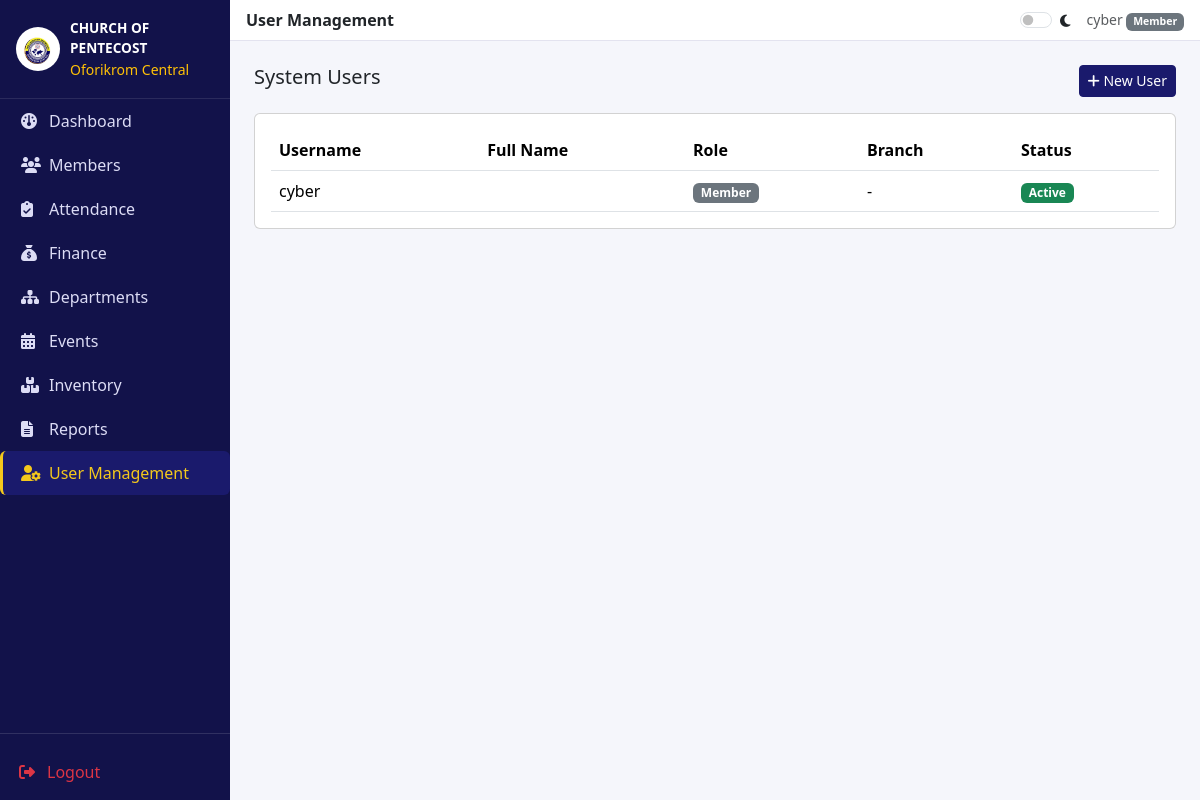
Screenshot of /accounts/users/ (signed in) with the database file from the repository.
### backend/accounts/models.py (models this page shows, shortened)
class User(AbstractUser):
    class Role(models.TextChoices):
        ADMIN = "ADMIN", "Administrator"
        PASTOR = "PASTOR", "Pastor"
        SECRETARY = "SECRETARY", "Secretary"
        FINANCE_OFFICER = "FINANCE_OFFICER", "Finance Officer"
        MEMBER = "MEMBER", "Member"
    role = models.CharField(max_length=20, choices=Role.choices, default=Role.MEMBER)
    branch = models.ForeignKey(Branch, on_delete=models.SET_NULL, null=True, blank=True, related_name="users")
    phone_number = models.CharField(max_length=20, blank=True)
    profile_photo = models.ImageField(upload_to="profile_photos/", blank=True, null=True)
    dark_mode_enabled = models.BooleanField(default=False)
    def is_admin(self):
        return self.role == self.Role.ADMIN or self.is_superuser

### backend/accounts/views.py (the view)
# urls.py: path('users/', views.manage_users, name='manage_users'),
@admin_required
def manage_users(request):
    from .models import User
    users = User.objects.all().order_by("role", "username")
    return render(request, "accounts/user_list.html", {"users": users})

### templates/accounts/user_list.html
{% extends "base/dashboard_base.html" %}
{% block page_title %}User Management{% endblock %}
{% block content %}
<div class="d-flex justify-content-between mb-3">
  <h5>System Users</h5>
  <a href="{% url 'accounts:create_user' %}" class="btn btn-navy btn-sm"><i class="fa-solid fa-plus"></i> New User</a>
</div>
<div class="card p-3">
  <table class="table table-hover align-middle mb-0">
    <thead><tr><th>Username</th><th>Full Name</th><th>Role</th><th>Branch</th><th>Status</th></tr></thead>
    <tbody>
      {% for u in users %}
      <tr>
        <td>{{ u.username }}</td>
        <td>{{ u.get_full_name }}</td>
        <td><span class="badge bg-secondary">{{ u.get_role_display }}</span></td>
        <td>{{ u.branch|default:"-" }}</td>
        <td>{% if u.is_active %}<span class="badge bg-success">Active</span>{% else %}<span class="badge bg-danger">Inactive</span>{% endif %}</td>
      </tr>
      {% endfor %}
    </tbody>
  </table>
</div>
{% endblock %}

### templates/base/dashboard_base.html (shortened to what this page needs)
{% load static %}
<!DOCTYPE html>
<html lang="en">
<head>
  <link href="{% static 'vendor/bootstrap/css/bootstrap.min.css' %}" rel="stylesheet">
  <link rel="stylesheet" href="{% static 'vendor/fontawesome/all.min.css' %}">
  <link href="{% static 'css/style.css' %}" rel="stylesheet">
  <link rel="stylesheet" href="https://cdnjs.cloudflare.com/ajax/libs/font-awesome/6.4.0/css/all.min.css">
</head>
<body>
  <div class="d-flex">
    <div class="sidebar d-none d-md-flex flex-column flex-shrink-0">
      <div class="brand d-flex align-items-center">
        <img src="{% static 'images/church_logo.jpg' %}" class="church-logo" alt="Logo">
        <div>
          <div class="fw-bold" style="font-size:.85rem;">CHURCH OF PENTECOST</div>
          <div class="small text-warning">Oforikrom Central</div>
        </div>
      </div>
      <ul class="nav nav-pills flex-column mb-auto">
        <li class="nav-item"><a
            class="nav-link {% if request.resolver_match.namespace == 'dashboard' %}active{% endif %}"
            href="{% url 'dashboard:home' %}"><i class="fa-solid fa-gauge me-2"></i>Dashboard</a></li>
        <li class="nav-item"><a class="nav-link {% if request.resolver_match.namespace == 'members' %}active{% endif %}"
            href="{% url 'members:list' %}"><i class="fa-solid fa-users me-2"></i>Members</a></li>
        <li class="nav-item"><a
            class="nav-link {% if request.resolver_match.namespace == 'attendance' %}active{% endif %}"
            href="{% url 'attendance:list' %}"><i class="fa-solid fa-clipboard-check me-2"></i>Attendance</a></li>
        <li class="nav-item"><a class="nav-link {% if request.resolver_match.namespace == 'finance' %}active{% endif %}"
            href="{% url 'finance:dashboard' %}"><i class="fa-solid fa-sack-dollar me-2"></i>Finance</a></li>
        <li class="nav-item"><a
            class="nav-link {% if request.resolver_match.namespace == 'departments' %}active{% endif %}"
            href="{% url 'departments:list' %}"><i class="fa-solid fa-sitemap me-2"></i>Departments</a></li>
        <li class="nav-item"><a class="nav-link {% if request.resolver_match.namespace == 'events' %}active{% endif %}"
            href="{% url 'events:list' %}"><i class="fa-solid fa-calendar-days me-2"></i>Events</a></li>
        <li class="nav-item"><a
            class="nav-link {% if request.resolver_match.namespace == 'inventory' %}active{% endif %}"
            href="{% url 'inventory:list' %}"><i class="fa-solid fa-boxes-stacked me-2"></i>Inventory</a></li>
        <li class="nav-item"><a class="nav-link {% if request.resolver_match.namespace == 'reports' %}active{% endif %}"
            href="{% url 'reports:center' %}"><i class="fa-solid fa-file-lines me-2"></i>Reports</a></li>
        {% if user.is_admin %}
        <li class="nav-item"><a
            class="nav-link {% if request.resolver_match.url_name == 'manage_users' %}active{% endif %}"
            href="{% url 'accounts:manage_users' %}"><i class="fa-solid fa-user-gear me-2"></i>User Management</a></li>
        {% endif %}
      </ul>
      <hr class="text-white-50">
      <a href="{% url 'accounts:logout' %}" class="nav-link text-danger px-3 pb-3"><i
          class="fa-solid fa-right-from-bracket me-2"></i>Logout</a>
    </div>
    <div class="flex-grow-1">
      <nav class="topbar navbar navbar-expand px-3 py-2">
        <span class="fw-semibold">{% block page_title %}Dashboard{% endblock %}</span>
        <div class="ms-auto d-flex align-items-center gap-3">
          <div class="form-check form-switch mb-0">
            <input class="form-check-input" type="checkbox" id="darkModeToggle">
            <label class="form-check-label small" for="darkModeToggle"><i class="fa-solid fa-moon"></i></label>
          </div>
          <span class="small text-muted">{{ user.get_full_name|default:user.username }} <span
              class="badge bg-secondary">{{ user.get_role_display }}</span></span>
        </div>
      </nav>
      <div class="container-fluid p-4">
        {% block content %}{% endblock %}
      </div>
    </div>
  </div>
</body>
</html>

### static/css/style.css (style rules this page uses)
:root { --cop-navy:#1a1a6c; --cop-navy-dark:#12124a; --cop-gold:#f4c81c; --cop-gold-dark:#d9ad00; --cop-light-bg:#f5f6fb; }
body { background-color: var(--cop-light-bg); font-family:"Segoe UI", Roboto, Arial, sans-serif; }
.church-logo { height:44px; width:44px; border-radius:50%; object-fit:cover; margin-right:10px; }
.btn-navy { background:var(--cop-navy); border-color:var(--cop-navy); color:#fff; }
.sidebar { min-height:100vh; background:var(--cop-navy-dark); color:#fff; width:230px; }
.sidebar .brand { padding:18px 16px; border-bottom:1px solid rgba(255,255,255,.1); }
.sidebar .nav-link { color:#dcdcf5; padding:10px 18px; border-left:3px solid transparent; }
.sidebar .nav-link:hover, .sidebar .nav-link.active { background:var(--cop-navy); color:var(--cop-gold); border-left:3px solid var(--cop-gold); }
.sidebar .nav-link i { width:20px; }
.topbar { background:#fff; border-bottom:1px solid #e3e3ef; }

### rows the page displays
User: get_full_name "cyber", role "Member", username "cyber", branch "-", is_active "Active"
